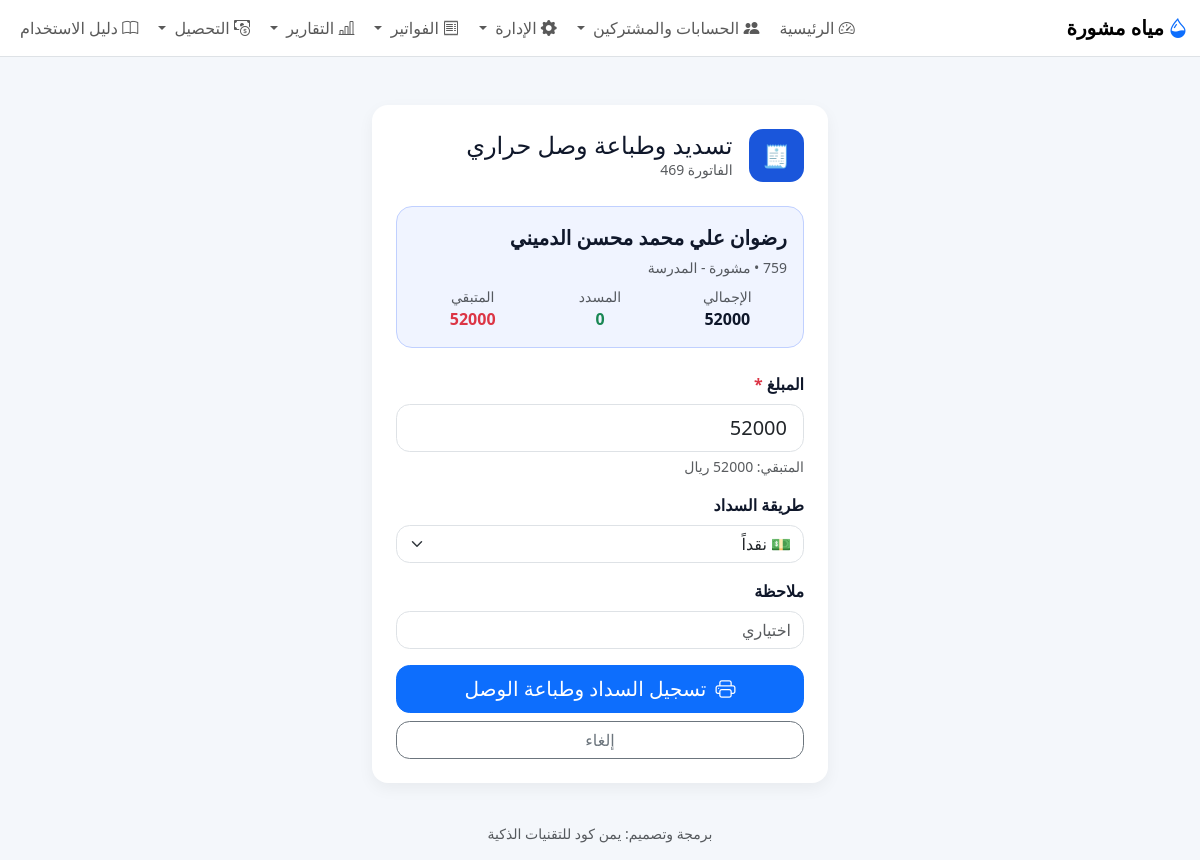
Screenshot of /invoices/475/thermal-pay (signed in) with the database file from the repository.
### models.py (models this page shows)
class Base(DeclarativeBase):
    pass

class Settings(Base):
    __tablename__ = "settings"
    key: Mapped[str] = mapped_column(String, primary_key=True)
    value: Mapped[Optional[str]] = mapped_column(String, nullable=True)

class Invoice(Base):
    __tablename__ = "invoices"
    __table_args__ = (
        CheckConstraint("COALESCE(previous_reading, 0) >= 0", name="ck_invoice_previous_reading_nonnegative"),
        CheckConstraint("COALESCE(current_reading, 0) >= 0", name="ck_invoice_current_reading_nonnegative"),
        CheckConstraint("COALESCE(consumption, 0) >= 0", name="ck_invoice_consumption_nonnegative"),
        CheckConstraint("COALESCE(unit_price, 0) >= 0", name="ck_invoice_unit_price_nonnegative"),
        CheckConstraint("COALESCE(consumption_amount, 0) >= 0", name="ck_invoice_consumption_amount_nonnegative"),
        CheckConstraint("COALESCE(subscription_fee, 0) >= 0", name="ck_invoice_subscription_fee_nonnegative"),
        CheckConstraint("COALESCE(other_charges, 0) >= 0", name="ck_invoice_other_charges_nonnegative"),
        CheckConstraint("COALESCE(opening_balance, 0) >= 0", name="ck_invoice_opening_balance_nonnegative"),
        CheckConstraint("COALESCE(total_amount, 0) >= 0", name="ck_invoice_total_amount_nonnegative"),
        CheckConstraint("COALESCE(paid_amount, 0) >= 0", name="ck_invoice_paid_amount_nonnegative"),
        CheckConstraint("COALESCE(remaining_amount, 0) >= 0", name="ck_invoice_remaining_amount_nonnegative"),
        CheckConstraint("COALESCE(credit_amount, 0) >= 0", name="ck_invoice_credit_amount_nonnegative"),
    )
    id: Mapped[int] = mapped_column(Integer, primary_key=True)
    invoice_no: Mapped[int] = mapped_column(Integer, unique=True, nullable=False)
    subscriber_id: Mapped[Optional[int]] = mapped_column(ForeignKey("subscribers.id"))
    invoice_date: Mapped[Optional[str]] = mapped_column(String, nullable=True)
    month_label: Mapped[Optional[str]] = mapped_column(String, nullable=True)
    previous_reading: Mapped[Optional[float]] = mapped_column(Float, nullable=True)
    current_reading: Mapped[Optional[float]] = mapped_column(Float, nullable=True)
    previous_reading_date: Mapped[Optional[str]] = mapped_column(String, nullable=True)
    current_reading_date: Mapped[Optional[str]] = mapped_column(String, nullable=True)
    consumption: Mapped[Optional[float]] = mapped_column(Float, nullable=True)
    unit_price: Mapped[Optional[float]] = mapped_column(Float, nullable=True)
    consumption_amount: Mapped[Optional[float]] = mapped_column(Float, nullable=True)
    subscription_fee: Mapped[Optional[float]] = mapped_column(Float, nullable=True)
    other_charges: Mapped[Optional[float]] = mapped_column(Float, nullable=True)
    opening_balance: Mapped[Optional[float]] = mapped_column(Float, nullable=True)
    total_amount: Mapped[Optional[float]] = mapped_column(Float, nullable=True)
    credit_amount: Mapped[Optional[float]] = mapped_column(Float, nullable=True)
    paid_amount: Mapped[Optional[float]] = mapped_column(Float, nullable=True)
    remaining_amount: Mapped[Optional[float]] = mapped_column(Float, nullable=True)
    notes: Mapped[Optional[str]] = mapped_column(Text, nullable=True)
    created_by: Mapped[Optional[int]] = mapped_column(Integer, nullable=True)
    printed_by: Mapped[Optional[int]] = mapped_column(Integer, nullable=True)
    printed_at: Mapped[Optional[str]] = mapped_column(String, nullable=True)
    sent_by: Mapped[Optional[int]] = mapped_column(Integer, nullable=True)
    sent_at: Mapped[Optional[str]] = mapped_column(String, nullable=True)
    sent_count: Mapped[Optional[int]] = mapped_column(Integer, nullable=True, default=0)
    last_sent_channel: Mapped[Optional[str]] = mapped_column(String, nullable=True)
    journal_entry_id: Mapped[Optional[int]] = mapped_column(Integer, nullable=True)
    previous_arrears: Mapped[Optional[float]] = mapped_column(Float, nullable=True, default=0.0)
    created_at: Mapped[Optional[str]] = mapped_column(String, nullable=True)
    updated_at: Mapped[Optional[str]] = mapped_column(String, nullable=True)
    subscriber: Mapped[Optional[Subscriber]] = relationship(back_populates="invoices")
    payments: Mapped[list["Payment"]] = relationship(back_populates="invoice")

class Subscriber(Base):
    __tablename__ = "subscribers"
    id: Mapped[int] = mapped_column(Integer, primary_key=True)
    account_number: Mapped[str] = mapped_column(String, unique=True, nullable=False)
    name: Mapped[str] = mapped_column(String, nullable=False)
    meter_number: Mapped[Optional[str]] = mapped_column(String, nullable=True)
    phone: Mapped[Optional[str]] = mapped_column(String, nullable=True)
    village: Mapped[Optional[str]] = mapped_column(String, nullable=True)
    address: Mapped[Optional[str]] = mapped_column(String, nullable=True)
    default_unit_price: Mapped[Optional[str]] = mapped_column(String, nullable=True)
    default_subscription_fee: Mapped[Optional[str]] = mapped_column(String, nullable=True)
    last_reading: Mapped[Optional[float]] = mapped_column(Float, nullable=True)
    last_due_amount: Mapped[Optional[float]] = mapped_column(Float, nullable=True)
    last_paid_amount: Mapped[Optional[float]] = mapped_column(Float, nullable=True)
    active: Mapped[int] = mapped_column(Integer, nullable=False, default=1)
    notes: Mapped[Optional[str]] = mapped_column(Text, nullable=True)
    created_at: Mapped[Optional[str]] = mapped_column(String, nullable=True)
    updated_at: Mapped[Optional[str]] = mapped_column(String, nullable=True)
    invoices: Mapped[list["Invoice"]] = relationship(back_populates="subscriber")

### app.py (the view, shortened to what this page needs)
    @app.route("/invoices/<int:invoice_id>/thermal-pay", methods=["GET", "POST"])
    @login_required
    @role_required(["admin", "collector", "staff"])
    def thermal_pay(invoice_id):
        db = get_db()
        def _fetch_invoice():
            return db.execute(
                """
                SELECT i.*, s.name subscriber_name, s.account_number, s.phone,
                       s.village, s.address, s.meter_number,
                       s.default_unit_price, s.default_subscription_fee
                FROM invoices i
                JOIN subscribers s ON s.id = i.subscriber_id
                WHERE i.id = ?
                """,
                (invoice_id,),
            ).fetchone()
        invoice = _fetch_invoice()
        if not invoice:
            abort(404)
        settings = {k: get_setting(k, DEFAULT_SETTINGS[k]) for k in DEFAULT_SETTINGS}
        return render_template(
            "thermal_pay_form.html",
            invoice=invoice,
            settings=settings,
        )

### app.py (called while the page is built)
def login_required(f):
    @wraps(f)
    def decorated_function(*args, **kwargs):
        if session.get("user_id") is None:
            flash("يرجى تسجيل الدخول أولاً.", "warning")
            return redirect(url_for("login"))
        return f(*args, **kwargs)
    return decorated_function

def role_required(allowed_roles):
    def decorator(f):
        @wraps(f)
        def wrapper(*args, **kwargs):
            if not session.get("user_id"):
                return redirect(url_for("login"))
            user_role = g.user["role"] if g.user else None
            if not user_role or user_role.lower() not in [r.lower() for r in allowed_roles]:
                flash("ليس لديك الصلاحية للوصول إلى هذه الصفحة أو تنفيذ هذه العملية.", "danger")
                return redirect(url_for("index"))
            return f(*args, **kwargs)
        return wrapper
    return decorator

### database.py (called while the page is built, shortened)
def get_db():
    if "db" not in g:
        INSTANCE_DIR.mkdir(exist_ok=True)
        g.db = SQLAlchemyDBProxy(SessionLocal())
        try:
            g.db.execute("PRAGMA foreign_keys = ON")
        except Exception:
            pass
    return g.db

@contextmanager
def orm_session_scope():
    session = SessionLocal()
    try:
        yield session
        session.commit()
    except Exception:
        session.rollback()
        raise
    finally:
        session.close()

def get_setting(key, default=""):
    with orm_session_scope() as session:
        row = session.get(Settings, key)
        return row.value if row and row.value is not None else default

    def __getitem__(self, key):
        if isinstance(key, int):
            return self._values[key]
        return self._mapping[key]

    def __len__(self):
        return len(self._values)

    def __getattr__(self, name):
        try:
            return self._mapping[name]
        except KeyError as exc:
            raise AttributeError(name) from exc

    def fetchone(self):
        if self._index >= len(self._rows):
            return None
        row = self._rows[self._index]
        self._index += 1
        return row

    def _connection(self):
        return self.session.connection()

    def close(self):
        try:
            self.session.close()
        finally:
            try:
                SessionLocal.remove()
            except Exception:
                pass

### templates/thermal_pay_form.html (shortened to what this page needs)
{% extends "base.html" %}
{% block content %}
<div class="container" style="max-width:480px; margin-top:24px;">
  <div class="card p-4">
    <div class="d-flex align-items-center gap-3 mb-4">
      <div style="background:#1a56db;color:white;border-radius:14px;padding:10px 14px;font-size:22px;">🧾</div>
      <div>
        <h4 class="mb-0">تسديد وطباعة وصل حراري</h4>
        <div class="text-muted small">الفاتورة {{ invoice.invoice_no }}</div>
      </div>
    </div>
    <div class="rounded-4 p-3 mb-4" style="background:#f0f4ff; border: 1.5px solid #c0d0ff;">
      <div class="fw-bold fs-5 mb-1">{{ invoice.subscriber_name }}</div>
      <div class="small text-muted mb-2">{{ invoice.account_number }} • {{ invoice.address or '' }}</div>
      <div class="row g-2 text-center">
        <div class="col-4">
          <div class="small text-muted">الإجمالي</div>
          <div class="fw-bold">{{ "%.0f"|format(invoice.total_amount) }}</div>
        </div>
        <div class="col-4">
          <div class="small text-muted">المسدد</div>
          <div class="fw-bold text-success">{{ "%.0f"|format(invoice.paid_amount) }}</div>
        </div>
        <div class="col-4">
          <div class="small text-muted">المتبقي</div>
          <div class="fw-bold text-danger">{{ "%.0f"|format(invoice.remaining_amount) }}</div>
        </div>
      </div>
    </div>
    {% if invoice.remaining_amount <= 0 %}
    <div class="alert alert-success d-flex align-items-center gap-2">
      <i class="bi bi-check-circle-fill fs-4"></i>
      <div>
        <strong>تم سداد هذه الفاتورة كاملاً</strong><br>
        <small>يمكنك طباعة وصل لأي سداد سابق من صفحة الفاتورة.</small>
      </div>
    </div>
    <a href="{{ url_for('invoice_detail', invoice_id=invoice.id) }}" class="btn btn-outline-secondary w-100">
      <i class="bi bi-arrow-right"></i> العودة للفاتورة
    </a>
    {% else %}
    <form method="post" class="vstack gap-3">
      <div>
        <label class="form-label fw-bold">المبلغ <span class="text-danger">*</span></label>
        <input class="form-control form-control-lg" name="amount" type="text" inputmode="decimal"
               step="0.01" min="0.01" max="{{ invoice.remaining_amount }}"
               value="{{ '%.0f'|format(invoice.remaining_amount) }}"
               placeholder="أدخل المبلغ" required autofocus>
        <div class="form-text">المتبقي: {{ "%.0f"|format(invoice.remaining_amount) }} {{ settings.currency_name }}</div>
      </div>
      <div>
        <label class="form-label fw-bold">طريقة السداد</label>
        <select class="form-select" name="method">
          <option value="نقداً" selected>💵 نقداً</option>
        </select>
      </div>
      <div>
        <label class="form-label fw-bold">ملاحظة</label>
        <input class="form-control" name="notes" placeholder="اختياري">
      </div>
      <div class="d-grid gap-2">
        <button class="btn btn-primary btn-lg" type="submit">
          <i class="bi bi-printer me-1"></i> تسجيل السداد وطباعة الوصل
        </button>
        <a href="{{ url_for('invoice_detail', invoice_id=invoice.id) }}" class="btn btn-outline-secondary">
          إلغاء
        </a>
      </div>
    </form>
    {% endif %}
  </div>
</div>
{% endblock %}

### templates/base.html (shortened to what this page needs)
<!doctype html>
<html lang="ar" dir="rtl" class="notranslate" translate="no" data-theme="{{ setting('ui_theme', 'light') }}">
<head>
  <link href="https://cdn.jsdelivr.net/npm/bootstrap@5.3.3/dist/css/bootstrap.rtl.min.css" rel="stylesheet">
  <link href="https://cdn.jsdelivr.net/npm/bootstrap-icons@1.11.3/font/bootstrap-icons.min.css" rel="stylesheet">
  <link rel="stylesheet" href="{{ url_for('static', filename='css/style.css') }}">
</head>
<body>
  <nav class="navbar navbar-expand-lg bg-white border-bottom sticky-top">
    <div class="container-fluid">
      <a class="navbar-brand" href="{{ url_for('index') }}">
        <i class="bi bi-droplet-half text-primary me-1"></i>{{ setting('project_name', app_name) }}
      </a>
      <div class="collapse navbar-collapse" id="nav">
        <ul class="navbar-nav ms-auto gap-1">
          {% if current_user %}
          <li class="nav-item"><a class="nav-link {% if request.endpoint=='index' %}active{% endif %}" href="{{ url_for('index') }}"><i class="bi bi-speedometer2"></i> الرئيسية</a></li>
          <li class="nav-item dropdown">
              <a class="nav-link dropdown-toggle "
                href="#"
                data-bs-toggle="dropdown">
                  <i class="bi bi-people-fill"></i> الحسابات والمشتركين
              </a>
          </li>
        {% if current_user %}
<li class="nav-item dropdown">
    <a class="nav-link dropdown-toggle {% if request.endpoint in ['employee_portal','staff_monitor','import_data','settings'] %}active{% endif %}"
       href="#"
       data-bs-toggle="dropdown">
        <i class="bi bi-gear-fill"></i> الإدارة
    </a>
</li>
{% endif %}
         <li class="nav-item dropdown">
            <a class="nav-link dropdown-toggle " href="#" data-bs-toggle="dropdown">
              <i class="bi bi-receipt"></i> الفواتير
            </a>
          </li>
          <li class="nav-item dropdown">
          <a class="nav-link dropdown-toggle {% if request.endpoint in ['customer_statement','reports','accounting_reports','arrears_report','collector_daily_report'] %}active{% endif %}" href="#" data-bs-toggle="dropdown">
          <i class="bi bi-bar-chart-line"></i> التقارير
          </a>
          </li>
            <li class="nav-item dropdown">
            <a class="nav-link dropdown-toggle {% if request.endpoint in ['arrears_report','collector_daily_report','collection_trip'] %}active{% endif %}"
               href="#" data-bs-toggle="dropdown">
              <i class="bi bi-cash-coin"></i> التحصيل
            </a>
          </li>
          <li class="nav-item">
            <a class="nav-link {% if request.endpoint=='user_manual' %}active{% endif %}"
               href="{{ url_for('user_manual') }}">
              <i class="bi bi-book"></i> دليل الاستخدام
            </a>
          </li>
         {% endif %}
        </ul>
      </div>
    </div>
  </nav>
  <main class="container-fluid py-3 py-lg-4">
    {% block content %}{% endblock %}
  </main>
  <footer class="container-fluid py-3 text-center small text-muted">
    برمجة وتصميم: يمن كود للتقنيات الذكية
  </footer>
</body>
</html>

### static/css/style.css (style rules this page uses)
body { background: #f6f8fb; font-family: system-ui, -apple-system, "Segoe UI", Tahoma, Arial, sans-serif; }
.card { border: 0; border-radius: 1rem; box-shadow: 0 0.35rem 1rem rgba(0,0,0,.05); }
.form-control, .form-select, .btn { border-radius: .85rem; }

### templates/base.html (style rules this page uses)
:root { --app-bg: #f4f7fb; --app-surface: #ffffff; --app-surface-2: #f8fafc; --app-text: #0f172a; --app-muted: #64748b; --app-border: #dbe4f0; --app-primary: #1a56db; --app-primary-contrast: #ffffff; }
.navbar-brand { font-weight: 800; }
body { background: var(--app-bg); color: var(--app-text); }
.card, .dropdown-menu, .modal-content { background-color: var(--app-surface); color: var(--app-text); border-color: var(--app-border); }

### rows the page displays
Settings: value "مياه مشورة"
Invoice: invoice_no "469", total_amount "52000", paid_amount "0", remaining_amount "52000", amount "52000"
Subscriber: subscriber_name "رضوان علي محمد محسن الدميني", address "مشورة - المدرسة"
Settings: currency_name "ريال"
